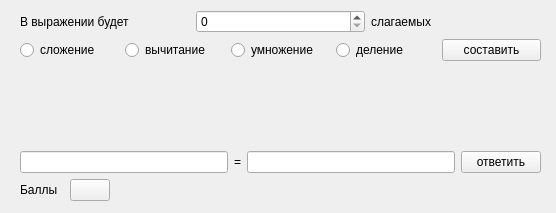
<?xml version="1.0" encoding="UTF-8"?>
<ui version="4.0">
 <class>Form</class>
 <widget class="QWidget" name="Form">
  <property name="geometry">
   <rect>
    <x>0</x>
    <y>0</y>
    <width>556</width>
    <height>213</height>
   </rect>
  </property>
  <property name="windowTitle">
   <string>Form</string>
  </property>
  <widget class="QWidget" name="verticalLayoutWidget">
   <property name="geometry">
    <rect>
     <x>20</x>
     <y>10</y>
     <width>521</width>
     <height>191</height>
    </rect>
   </property>
   <layout class="QVBoxLayout" name="verticalLayout">
    <item>
     <layout class="QHBoxLayout" name="horizontalLayout">
      <item>
       <widget class="QLabel" name="label">
        <property name="text">
         <string>В выражении будет</string>
        </property>
       </widget>
      </item>
      <item>
       <widget class="QSpinBox" name="spinBox"/>
      </item>
      <item>
       <widget class="QLabel" name="label_2">
        <property name="text">
         <string>слагаемых</string>
        </property>
       </widget>
      </item>
     </layout>
    </item>
    <item>
     <layout class="QHBoxLayout" name="horizontalLayout_2">
      <item>
       <widget class="QRadioButton" name="rb_slozh">
        <property name="text">
         <string>сложение</string>
        </property>
       </widget>
      </item>
      <item>
       <widget class="QRadioButton" name="rb_vych">
        <property name="text">
         <string>вычитание</string>
        </property>
       </widget>
      </item>
      <item>
       <widget class="QRadioButton" name="rb_umn">
        <property name="text">
         <string>умножение</string>
        </property>
       </widget>
      </item>
      <item>
       <widget class="QRadioButton" name="rb_del">
        <property name="text">
         <string>деление</string>
        </property>
       </widget>
      </item>
      <item>
       <widget class="QPushButton" name="pb_make">
        <property name="text">
         <string>составить</string>
        </property>
       </widget>
      </item>
     </layout>
    </item>
    <item>
     <spacer name="verticalSpacer">
      <property name="orientation">
       <enum>Qt::Vertical</enum>
      </property>
      <property name="sizeHint" stdset="0">
       <size>
        <width>20</width>
        <height>40</height>
       </size>
      </property>
     </spacer>
    </item>
    <item>
     <layout class="QHBoxLayout" name="horizontalLayout_3">
      <item>
       <widget class="QLineEdit" name="lineEdit">
        <property name="readOnly">
         <bool>true</bool>
        </property>
       </widget>
      </item>
      <item>
       <widget class="QLabel" name="label_3">
        <property name="text">
         <string>=</string>
        </property>
       </widget>
      </item>
      <item>
       <widget class="QLineEdit" name="lineEdit_2"/>
      </item>
      <item>
       <widget class="QPushButton" name="pb_answer">
        <property name="text">
         <string>ответить</string>
        </property>
       </widget>
      </item>
     </layout>
    </item>
    <item>
     <layout class="QHBoxLayout" name="horizontalLayout_4">
      <item>
       <widget class="QLabel" name="label_4">
        <property name="text">
         <string>Баллы  </string>
        </property>
       </widget>
      </item>
      <item>
       <widget class="QPushButton" name="pb_balls">
        <property name="text">
         <string/>
        </property>
       </widget>
      </item>
      <item>
       <spacer name="horizontalSpacer">
        <property name="orientation">
         <enum>Qt::Horizontal</enum>
        </property>
        <property name="sizeHint" stdset="0">
         <size>
          <width>40</width>
          <height>20</height>
         </size>
        </property>
       </spacer>
      </item>
     </layout>
    </item>
   </layout>
  </widget>
 </widget>
 <resources/>
 <connections/>
</ui>
